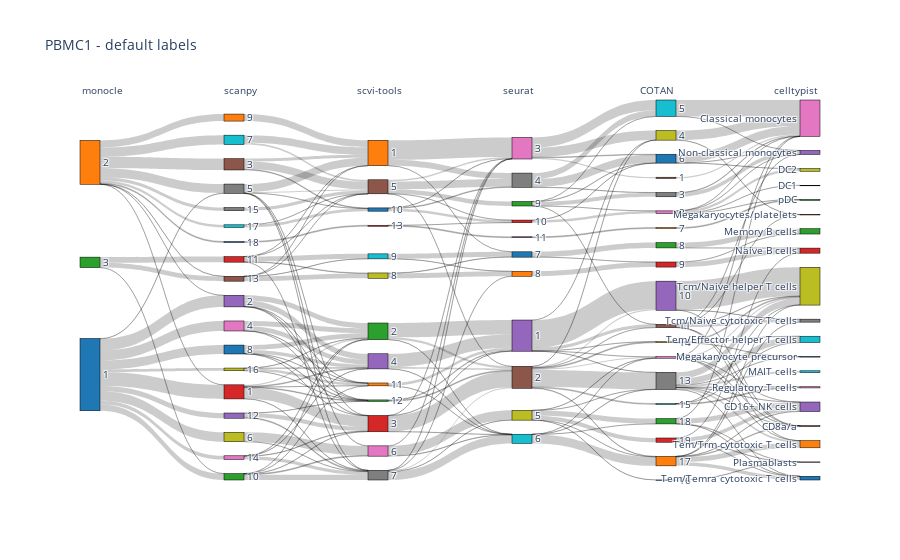
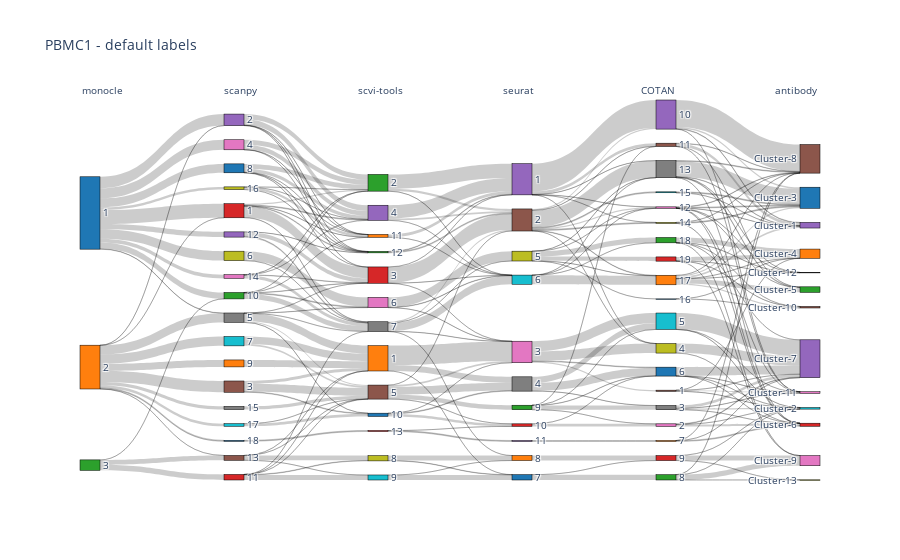
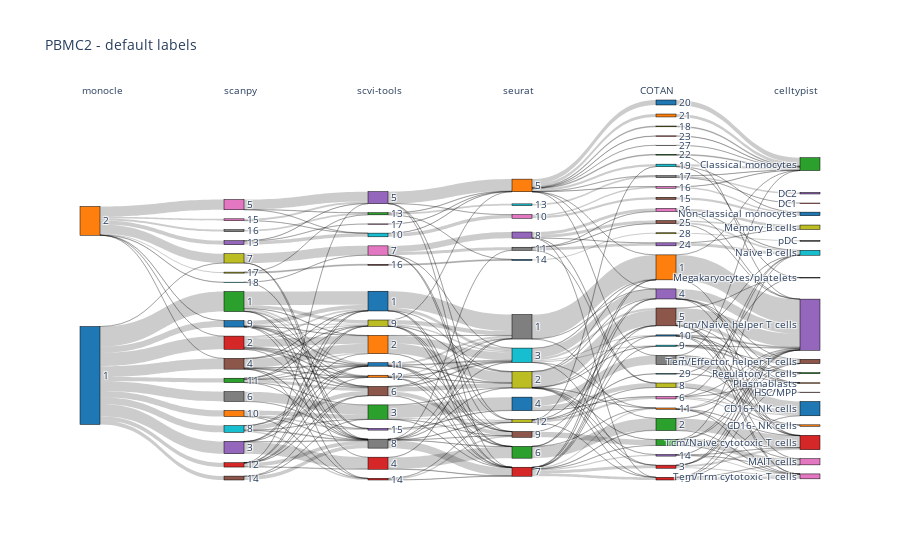
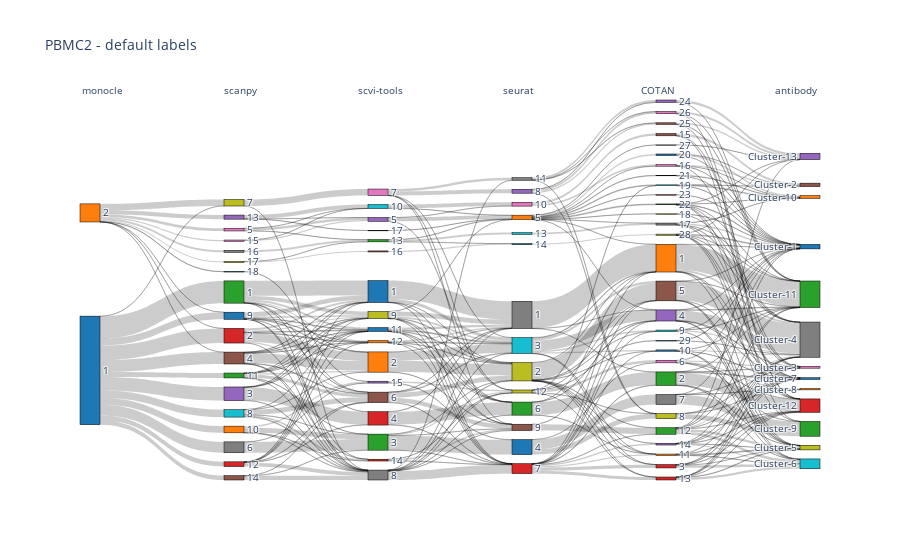

The notebook cell saved with these charts, in order:
### Code cell
for tuning in PARAMS_TUNING:
    for dataset in DATASET_NAMES:
        print('------------------------------')
        print(f'{dataset} - matching {tuning} labels' if tuning != 'default' else f'{dataset} - default labels')
        
        # concat tools labels
        labels_df = pd.read_csv(f'{DIR}{dataset}/COTAN/{tuning}/clustering_labels.csv', index_col=0)
        labels_df.rename(columns={"cluster": "cluster_COTAN"}, inplace=True)
        for tool in [t for t in TOOLS if t != 'COTAN']:
            tool_labels_df = pd.read_csv(f'{DIR}{dataset}/{tool}/{tuning}/clustering_labels.csv', index_col=0)
            labels_df = labels_df.merge(tool_labels_df, how='inner', on='cell')
            labels_df.rename(columns={"cluster": f"cluster_{tool}"}, inplace=True)
        
        # load and concat celltypist labels
        celltypist_df = pd.read_csv(f'{DIR}{dataset}/celltypist/celltypist_labels.csv', index_col=0)
        celltypist_df.index = celltypist_df.index.str[:-2]
        celltypist_df = labels_df.merge(celltypist_df, how='inner', on='cell')
        celltypist_df.rename(columns={"cluster.ids": f"cluster_celltypist"}, inplace=True)
        celltypist_mapping_df = pd.read_csv(f'{DIR}{dataset}/celltypist/celltypist_mapping.csv', index_col=0)
        
        # load and concat protein surface labels
        antibody_df = pd.read_csv(f'{DIR}{dataset}/antibody_annotation/antibody_labels.csv', index_col=0)
        antibody_df = labels_df.merge(antibody_df, how='inner', on='cell')
        antibody_df.rename(columns={"cluster.ids": f"cluster_antibody"}, inplace=True)
        antibody_mapping_df = pd.read_csv(f'{DIR}{dataset}/antibody_annotation/antibody_mapping.csv', index_col=1)

        # read dataset
        adata = sc.read_10x_mtx(
            f'{DIR}{dataset}/filtered/10X/',
            var_names='gene_symbols',
            cache=False
        )
        # keep only labelled cells
        adata.var_names_make_unique()
        subset_cells = adata.obs_names.isin(labels_df.index)
        adata = adata[subset_cells, :]

        # compute silhouette score
        silhouette = {}
        for tool in TOOLS:
            silhouette[tool] = silhouette_score(adata.X, labels_df[f'cluster_{tool}'])
        if tuning=='celltypist':
            silhouette['celltypist'] = silhouette_score(adata.X, celltypist_df[f'cluster_celltypist'])
        elif tuning=='antibody':
            silhouette['antibody'] = silhouette_score(adata.X, antibody_df[f'cluster_antibody'])
        silhouette_df = pd.DataFrame(silhouette, index=[0])
        silhouette_df.to_csv(f'{DIR}{dataset}/{tuning}_silhouette.csv')
        silhouette_df.to_latex(f'{DIR}{dataset}/{tuning}_silhouette.tex')

        # compute scores comparing each tool labels with celltypist labels
        if tuning == 'celltypist' or tuning == 'default':
            compute_scores(DIR, dataset, celltypist_df, tuning, 'celltypist')
            labels = []
            labels_titles = []
            for tool in TOOLS:
                labels.append(celltypist_df[f'cluster_{tool}'].to_list())
                labels_titles.append(tool)
            labels.append(celltypist_df[f'cluster_celltypist'].map(celltypist_mapping_df['go'].to_dict()).to_list())
            labels_titles.append('celltypist')
            title = f'{dataset} - matching {tuning} labels' if tuning != 'default' else f'{dataset} - default labels'
            sankey_plot(labels=labels, labels_titles=labels_titles, title=title, path=f'{DIR}{dataset}/{tuning}_celltypist.html')
        
        # compute scores comparing each tool labels with protein labels
        if tuning == 'antibody' or tuning == 'default':
            compute_scores(DIR, dataset, antibody_df, tuning, 'antibody')
            labels = []
            labels_titles = []
            for tool in TOOLS:
                labels.append(antibody_df[f'cluster_{tool}'].to_list())
                labels_titles.append(tool)
            labels.append(antibody_df[f'cluster_antibody'].map(antibody_mapping_df['go'].to_dict()).to_list())
            labels_titles.append('antibody')
            title = f'{dataset} - matching {tuning} labels' if tuning != 'default' else f'{dataset} - default labels'
            sankey_plot(labels=labels, labels_titles=labels_titles, title=title, path=f'{DIR}{dataset}/{tuning}_antibody.html')

### Figure 1 — Plotly figure (JSON) as saved in the notebook; plotly's stock layout.template omitted (floating-point values rounded to 4 significant figures; data arrays with more than 128 entries replaced by an {"elided": "..."} marker saying what was removed)
{"data": [{"link": {"source": {"elided": "232 int values"}, "target": {"elided": "232 int values"}, "value": {"elided": "232 int values"}}, "node": {"color": ["#1f77b4", "#ff7f0e", "#2ca02c", "#d62728", "#9467bd", "#8c564b", "#e377c2", "#7f7f7f", "#bcbd22", "#17becf", "#1f77b4", "#ff7f0e", "#2ca02c", "#d62728", "#9467bd", "#8c564b", "#e377c2", "#7f7f7f", "#bcbd22", "#17becf", "#1f77b4", "#ff7f0e", "#2ca02c", "#d62728", "#9467bd", "#8c564b", "#e377c2", "#7f7f7f", "#bcbd22", "#17becf", "#1f77b4", "#ff7f0e", "#2ca02c", "#d62728", "#9467bd", "#8c564b", "#e377c2", "#7f7f7f", "#bcbd22", "#17becf", "#1f77b4", "#ff7f0e", "#2ca02c", "#d62728", "#9467bd", "#8c564b", "#e377c2", "#7f7f7f", "#bcbd22", "#17becf", "#1f77b4", "#ff7f0e", "#2ca02c", "#d62728", "#9467bd", "#8c564b", "#e377c2", "#7f7f7f", "#bcbd22", "#17becf", "#1f77b4", "#ff7f0e", "#2ca02c", "#d62728", "#9467bd", "#8c564b", "#e377c2", "#7f7f7f", "#bcbd22", "#17becf", "#1f77b4", "#ff7f0e", "#2ca02c", "#d62728", "#9467bd", "#8c564b", "#e377c2", "#7f7f7f", "#bcbd22", "#17becf", "#1f77b4", "#ff7f0e", "#2ca02c"], "label": [1, 2, 3, 1, 2, 3, 4, 5, 6, 7, 8, 9, 10, 11, 12, 13, 14, 15, 16, 17, 18, 1, 2, 3, 4, 5, 6, 7, 8, 9, 10, 11, 12, 13, 1, 2, 3, 4, 5, 6, 7, 8, 9, 10, 11, 1, 2, 3, 4, 5, 6, 7, 8, 9, 10, 11, 12, 13, 14, 15, 16, 17, 18, 19, "CD16+ NK cells", "CD8a/a", "Classical monocytes", "DC1", "DC2", "MAIT cells", "Megakaryocyte precursor", "Megakaryocytes/platelets", "Memory B cells", "Naive B cells", "Non-classical monocytes", "Plasmablasts", "Regulatory T cells", "Tcm/Naive cytotoxic T cells", "Tcm/Naive helper T cells", "Tem/Effector helper T cells", "Tem/Temra cytotoxic T cells", "Tem/Trm cytotoxic T cells", "pDC"], "line": {"color": "black", "width": 0.5}, "pad": 15, "thickness": 20}, "type": "sankey"}], "layout": {"annotations": [{"showarrow": false, "text": "monocle", "x": 0, "xref": "x", "y": 1.05, "yref": "paper"}, {"showarrow": false, "text": "scanpy", "x": 1, "xref": "x", "y": 1.05, "yref": "paper"}, {"showarrow": false, "text": "scvi-tools", "x": 2, "xref": "x", "y": 1.05, "yref": "paper"}, {"showarrow": false, "text": "seurat", "x": 3, "xref": "x", "y": 1.05, "yref": "paper"}, {"showarrow": false, "text": "COTAN", "x": 4, "xref": "x", "y": 1.05, "yref": "paper"}, {"showarrow": false, "text": "celltypist", "x": 5, "xref": "x", "y": 1.05, "yref": "paper"}], "font": {"size": 10}, "plot_bgcolor": "rgba(0,0,0,0)", "title": {"text": "PBMC1 - default labels"}, "xaxis": {"showgrid": false, "visible": false, "zeroline": false}, "yaxis": {"showgrid": false, "visible": false, "zeroline": false}}}

### Figure 2 — Plotly figure (JSON) as saved in the notebook; plotly's stock layout.template omitted (floating-point values rounded to 4 significant figures; data arrays with more than 128 entries replaced by an {"elided": "..."} marker saying what was removed)
{"data": [{"link": {"source": {"elided": "241 int values"}, "target": {"elided": "241 int values"}, "value": {"elided": "241 int values"}}, "node": {"color": ["#1f77b4", "#ff7f0e", "#2ca02c", "#d62728", "#9467bd", "#8c564b", "#e377c2", "#7f7f7f", "#bcbd22", "#17becf", "#1f77b4", "#ff7f0e", "#2ca02c", "#d62728", "#9467bd", "#8c564b", "#e377c2", "#7f7f7f", "#bcbd22", "#17becf", "#1f77b4", "#ff7f0e", "#2ca02c", "#d62728", "#9467bd", "#8c564b", "#e377c2", "#7f7f7f", "#bcbd22", "#17becf", "#1f77b4", "#ff7f0e", "#2ca02c", "#d62728", "#9467bd", "#8c564b", "#e377c2", "#7f7f7f", "#bcbd22", "#17becf", "#1f77b4", "#ff7f0e", "#2ca02c", "#d62728", "#9467bd", "#8c564b", "#e377c2", "#7f7f7f", "#bcbd22", "#17becf", "#1f77b4", "#ff7f0e", "#2ca02c", "#d62728", "#9467bd", "#8c564b", "#e377c2", "#7f7f7f", "#bcbd22", "#17becf", "#1f77b4", "#ff7f0e", "#2ca02c", "#d62728", "#9467bd", "#8c564b", "#e377c2", "#7f7f7f", "#bcbd22", "#17becf", "#1f77b4", "#ff7f0e", "#2ca02c", "#d62728", "#9467bd", "#8c564b", "#e377c2"], "label": [1, 2, 3, 1, 2, 3, 4, 5, 6, 7, 8, 9, 10, 11, 12, 13, 14, 15, 16, 17, 18, 1, 2, 3, 4, 5, 6, 7, 8, 9, 10, 11, 12, 13, 1, 2, 3, 4, 5, 6, 7, 8, 9, 10, 11, 1, 2, 3, 4, 5, 6, 7, 8, 9, 10, 11, 12, 13, 14, 15, 16, 17, 18, 19, "Cluster-1", "Cluster-10", "Cluster-11", "Cluster-12", "Cluster-13", "Cluster-2", "Cluster-3", "Cluster-4", "Cluster-5", "Cluster-6", "Cluster-7", "Cluster-8", "Cluster-9"], "line": {"color": "black", "width": 0.5}, "pad": 15, "thickness": 20}, "type": "sankey"}], "layout": {"annotations": [{"showarrow": false, "text": "monocle", "x": 0, "xref": "x", "y": 1.05, "yref": "paper"}, {"showarrow": false, "text": "scanpy", "x": 1, "xref": "x", "y": 1.05, "yref": "paper"}, {"showarrow": false, "text": "scvi-tools", "x": 2, "xref": "x", "y": 1.05, "yref": "paper"}, {"showarrow": false, "text": "seurat", "x": 3, "xref": "x", "y": 1.05, "yref": "paper"}, {"showarrow": false, "text": "COTAN", "x": 4, "xref": "x", "y": 1.05, "yref": "paper"}, {"showarrow": false, "text": "antibody", "x": 5, "xref": "x", "y": 1.05, "yref": "paper"}], "font": {"size": 10}, "plot_bgcolor": "rgba(0,0,0,0)", "title": {"text": "PBMC1 - default labels"}, "xaxis": {"showgrid": false, "visible": false, "zeroline": false}, "yaxis": {"showgrid": false, "visible": false, "zeroline": false}}}

### Figure 3 — Plotly figure (JSON) as saved in the notebook; plotly's stock layout.template omitted (floating-point values rounded to 4 significant figures; data arrays with more than 128 entries replaced by an {"elided": "..."} marker saying what was removed)
{"data": [{"link": {"source": {"elided": "336 int values"}, "target": {"elided": "336 int values"}, "value": {"elided": "336 int values"}}, "node": {"color": ["#1f77b4", "#ff7f0e", "#2ca02c", "#d62728", "#9467bd", "#8c564b", "#e377c2", "#7f7f7f", "#bcbd22", "#17becf", "#1f77b4", "#ff7f0e", "#2ca02c", "#d62728", "#9467bd", "#8c564b", "#e377c2", "#7f7f7f", "#bcbd22", "#17becf", "#1f77b4", "#ff7f0e", "#2ca02c", "#d62728", "#9467bd", "#8c564b", "#e377c2", "#7f7f7f", "#bcbd22", "#17becf", "#1f77b4", "#ff7f0e", "#2ca02c", "#d62728", "#9467bd", "#8c564b", "#e377c2", "#7f7f7f", "#bcbd22", "#17becf", "#1f77b4", "#ff7f0e", "#2ca02c", "#d62728", "#9467bd", "#8c564b", "#e377c2", "#7f7f7f", "#bcbd22", "#17becf", "#1f77b4", "#ff7f0e", "#2ca02c", "#d62728", "#9467bd", "#8c564b", "#e377c2", "#7f7f7f", "#bcbd22", "#17becf", "#1f77b4", "#ff7f0e", "#2ca02c", "#d62728", "#9467bd", "#8c564b", "#e377c2", "#7f7f7f", "#bcbd22", "#17becf", "#1f77b4", "#ff7f0e", "#2ca02c", "#d62728", "#9467bd", "#8c564b", "#e377c2", "#7f7f7f", "#bcbd22", "#17becf", "#1f77b4", "#ff7f0e", "#2ca02c", "#d62728", "#9467bd", "#8c564b", "#e377c2", "#7f7f7f", "#bcbd22", "#17becf", "#1f77b4", "#ff7f0e", "#2ca02c", "#d62728", "#9467bd", "#8c564b", "#e377c2", "#7f7f7f"], "label": [1, 2, 1, 2, 3, 4, 5, 6, 7, 8, 9, 10, 11, 12, 13, 14, 15, 16, 17, 18, 1, 2, 3, 4, 5, 6, 7, 8, 9, 10, 11, 12, 13, 14, 15, 16, 17, 1, 2, 3, 4, 5, 6, 7, 8, 9, 10, 11, 12, 13, 14, 1, 2, 3, 4, 5, 6, 7, 8, 9, 10, 11, 12, 13, 14, 15, 16, 17, 18, 19, 20, 21, 22, 23, 24, 25, 26, 27, 28, 29, "CD16+ NK cells", "CD16- NK cells", "Classical monocytes", "DC1", "DC2", "HSC/MPP", "MAIT cells", "Megakaryocytes/platelets", "Memory B cells", "Naive B cells", "Non-classical monocytes", "Plasmablasts", "Regulatory T cells", "Tcm/Naive cytotoxic T cells", "Tcm/Naive helper T cells", "Tem/Effector helper T cells", "Tem/Trm cytotoxic T cells", "pDC"], "line": {"color": "black", "width": 0.5}, "pad": 15, "thickness": 20}, "type": "sankey"}], "layout": {"annotations": [{"showarrow": false, "text": "monocle", "x": 0, "xref": "x", "y": 1.05, "yref": "paper"}, {"showarrow": false, "text": "scanpy", "x": 1, "xref": "x", "y": 1.05, "yref": "paper"}, {"showarrow": false, "text": "scvi-tools", "x": 2, "xref": "x", "y": 1.05, "yref": "paper"}, {"showarrow": false, "text": "seurat", "x": 3, "xref": "x", "y": 1.05, "yref": "paper"}, {"showarrow": false, "text": "COTAN", "x": 4, "xref": "x", "y": 1.05, "yref": "paper"}, {"showarrow": false, "text": "celltypist", "x": 5, "xref": "x", "y": 1.05, "yref": "paper"}], "font": {"size": 10}, "plot_bgcolor": "rgba(0,0,0,0)", "title": {"text": "PBMC2 - default labels"}, "xaxis": {"showgrid": false, "visible": false, "zeroline": false}, "yaxis": {"showgrid": false, "visible": false, "zeroline": false}}}

### Figure 4 — Plotly figure (JSON) as saved in the notebook; plotly's stock layout.template omitted (floating-point values rounded to 4 significant figures; data arrays with more than 128 entries replaced by an {"elided": "..."} marker saying what was removed)
{"data": [{"link": {"source": {"elided": "362 int values"}, "target": {"elided": "362 int values"}, "value": {"elided": "362 int values"}}, "node": {"color": ["#1f77b4", "#ff7f0e", "#2ca02c", "#d62728", "#9467bd", "#8c564b", "#e377c2", "#7f7f7f", "#bcbd22", "#17becf", "#1f77b4", "#ff7f0e", "#2ca02c", "#d62728", "#9467bd", "#8c564b", "#e377c2", "#7f7f7f", "#bcbd22", "#17becf", "#1f77b4", "#ff7f0e", "#2ca02c", "#d62728", "#9467bd", "#8c564b", "#e377c2", "#7f7f7f", "#bcbd22", "#17becf", "#1f77b4", "#ff7f0e", "#2ca02c", "#d62728", "#9467bd", "#8c564b", "#e377c2", "#7f7f7f", "#bcbd22", "#17becf", "#1f77b4", "#ff7f0e", "#2ca02c", "#d62728", "#9467bd", "#8c564b", "#e377c2", "#7f7f7f", "#bcbd22", "#17becf", "#1f77b4", "#ff7f0e", "#2ca02c", "#d62728", "#9467bd", "#8c564b", "#e377c2", "#7f7f7f", "#bcbd22", "#17becf", "#1f77b4", "#ff7f0e", "#2ca02c", "#d62728", "#9467bd", "#8c564b", "#e377c2", "#7f7f7f", "#bcbd22", "#17becf", "#1f77b4", "#ff7f0e", "#2ca02c", "#d62728", "#9467bd", "#8c564b", "#e377c2", "#7f7f7f", "#bcbd22", "#17becf", "#1f77b4", "#ff7f0e", "#2ca02c", "#d62728", "#9467bd", "#8c564b", "#e377c2", "#7f7f7f", "#bcbd22", "#17becf", "#1f77b4", "#ff7f0e", "#2ca02c"], "label": [1, 2, 1, 2, 3, 4, 5, 6, 7, 8, 9, 10, 11, 12, 13, 14, 15, 16, 17, 18, 1, 2, 3, 4, 5, 6, 7, 8, 9, 10, 11, 12, 13, 14, 15, 16, 17, 1, 2, 3, 4, 5, 6, 7, 8, 9, 10, 11, 12, 13, 14, 1, 2, 3, 4, 5, 6, 7, 8, 9, 10, 11, 12, 13, 14, 15, 16, 17, 18, 19, 20, 21, 22, 23, 24, 25, 26, 27, 28, 29, "Cluster-1", "Cluster-10", "Cluster-11", "Cluster-12", "Cluster-13", "Cluster-2", "Cluster-3", "Cluster-4", "Cluster-5", "Cluster-6", "Cluster-7", "Cluster-8", "Cluster-9"], "line": {"color": "black", "width": 0.5}, "pad": 15, "thickness": 20}, "type": "sankey"}], "layout": {"annotations": [{"showarrow": false, "text": "monocle", "x": 0, "xref": "x", "y": 1.05, "yref": "paper"}, {"showarrow": false, "text": "scanpy", "x": 1, "xref": "x", "y": 1.05, "yref": "paper"}, {"showarrow": false, "text": "scvi-tools", "x": 2, "xref": "x", "y": 1.05, "yref": "paper"}, {"showarrow": false, "text": "seurat", "x": 3, "xref": "x", "y": 1.05, "yref": "paper"}, {"showarrow": false, "text": "COTAN", "x": 4, "xref": "x", "y": 1.05, "yref": "paper"}, {"showarrow": false, "text": "antibody", "x": 5, "xref": "x", "y": 1.05, "yref": "paper"}], "font": {"size": 10}, "plot_bgcolor": "rgba(0,0,0,0)", "title": {"text": "PBMC2 - default labels"}, "xaxis": {"showgrid": false, "visible": false, "zeroline": false}, "yaxis": {"showgrid": false, "visible": false, "zeroline": false}}}
